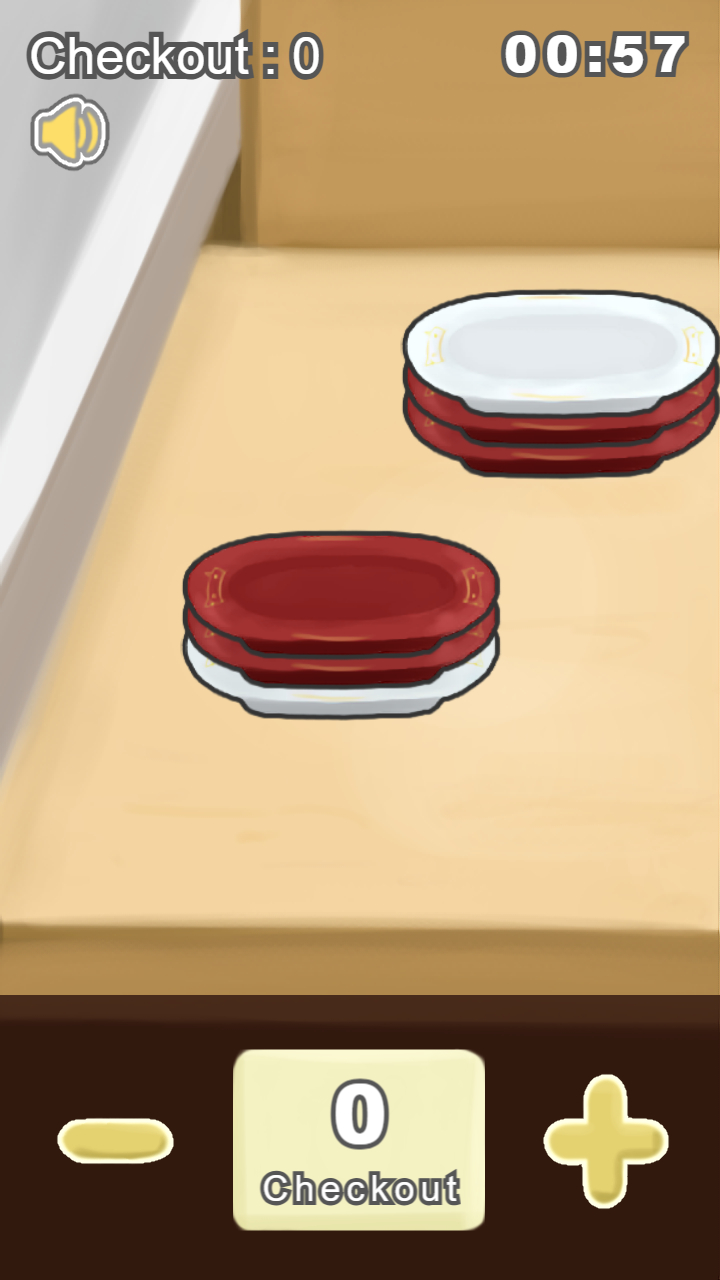
#> input picture image/frame_8064.png, 720 x 1280 px
$ python test.py
#> lines starting #> are read from the running program, lines starting #| are printed output that depends on the picture; after the words box and inside, x2 and y2 are one past the last pixel; in counts of white or black regions, pixels touching at a corner belong together
#> further down, frame is the input picture: shape (1280, 720, 3); mean B, G, R 123.1, 157.3, 185.4
import base64
import cv2
import numpy as np
from numpy import array as nparray
from numpy import min as npmin
from numba import jit
# [11 lines of commented-out code are left out]

@jit
def classifyEdge(rLen, cLen, rRng, cRng, edge, classify, link, lastClass):
    classCount = 0
    for r in rRng:
        for c in cRng:
            if edge[r][c] == 255:
                classify[r][c] = lastClass
            else:
                neighbor = [
                    # (classify[r+1][c+1] if edge[r+1][c+1] != 255 else lastClass) if r+1 <  rLen and c+1 <  cLen else lastClass,
                    (classify[r+1][c  ] if edge[r+1][c  ] != 255 else lastClass) if r+1 <  rLen                 else lastClass,
                    # (classify[r+1][c-1] if edge[r+1][c-1] != 255 else lastClass) if r+1 <  rLen and c-1 >= 0    else lastClass,
                    (classify[r  ][c+1] if edge[r  ][c+1] != 255 else lastClass) if c+1 <  cLen                 else lastClass,
                    (classify[r  ][c-1] if edge[r  ][c-1] != 255 else lastClass) if c-1 >= 0                    else lastClass,
                    # (classify[r-1][c+1] if edge[r-1][c+1] != 255 else lastClass) if r-1 >= 0    and c+1 <  cLen else lastClass,
                    (classify[r-1][c  ] if edge[r-1][c  ] != 255 else lastClass) if r-1 >= 0                    else lastClass,
                    # (classify[r-1][c-1] if edge[r-1][c-1] != 255 else lastClass) if r-1 >= 0    and c-1 >= 0    else lastClass
                ]
                value = npmin(nparray(neighbor))
                for n in neighbor:
                    if n != lastClass:
                        if value != lastClass and n != value:
                            link[n] = value
                if value == lastClass:
                    classCount += 1
                    value = classCount
                # classify[r][c] = value
                classify[r][c] = link[value]

def countAmount(frame):
    ''' load image '''
    frame = frame[100:950]
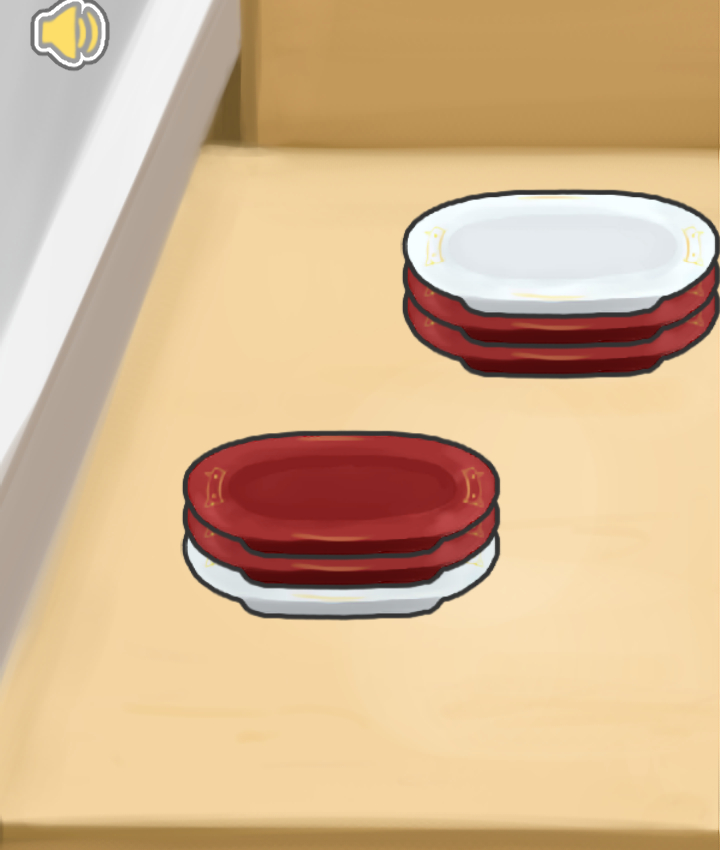
#> frame: shape (850, 720, 3); mean of channels 0, 1, 2 145.4, 182.2, 213.5; drawn as B, G, R
    classify = np.zeros([frame.shape[0], frame.shape[1]], dtype=np.uint16)
    image = frame

    ''' get edge '''
    image = cv2.cvtColor(frame, cv2.COLOR_BGR2GRAY)
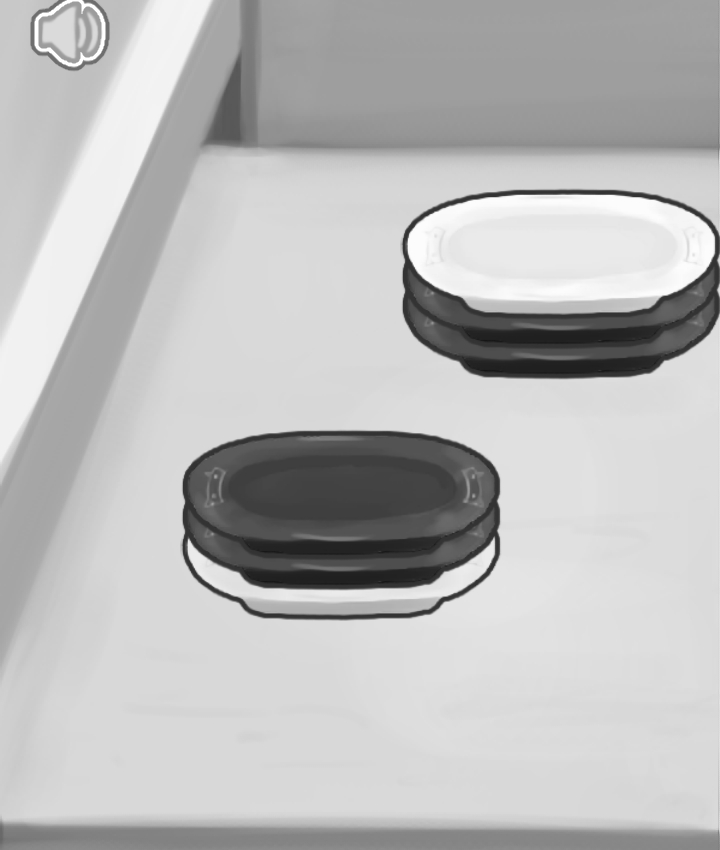
#> image: shape (850, 720); min 21, max 255, mean 187.4
    image[abs(image - 51) >= 10] = 0
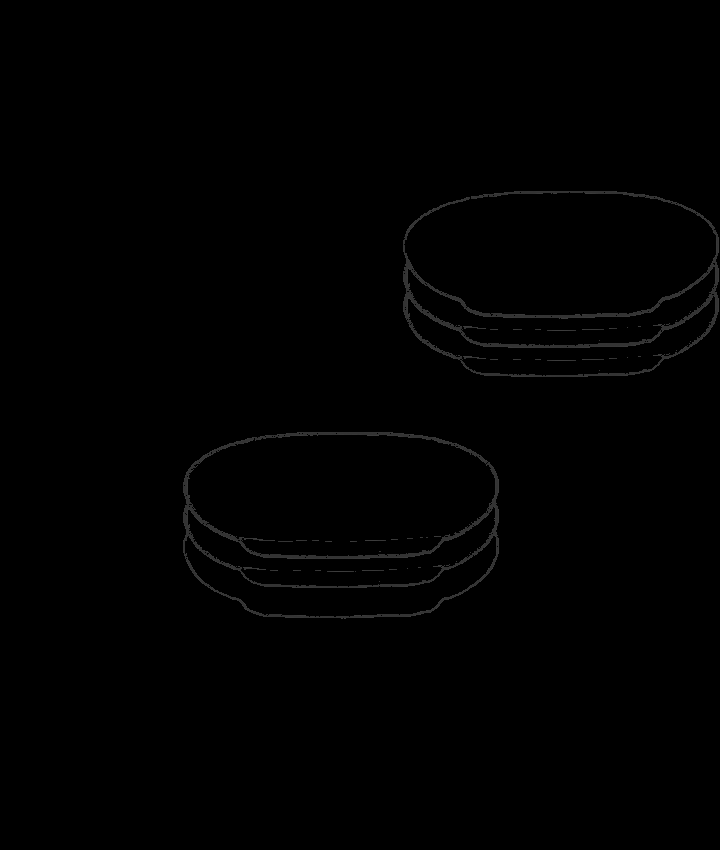
#> image: shape (850, 720); min 0, max 60, mean 0.9
    image[abs(image - 51) < 10] = 255
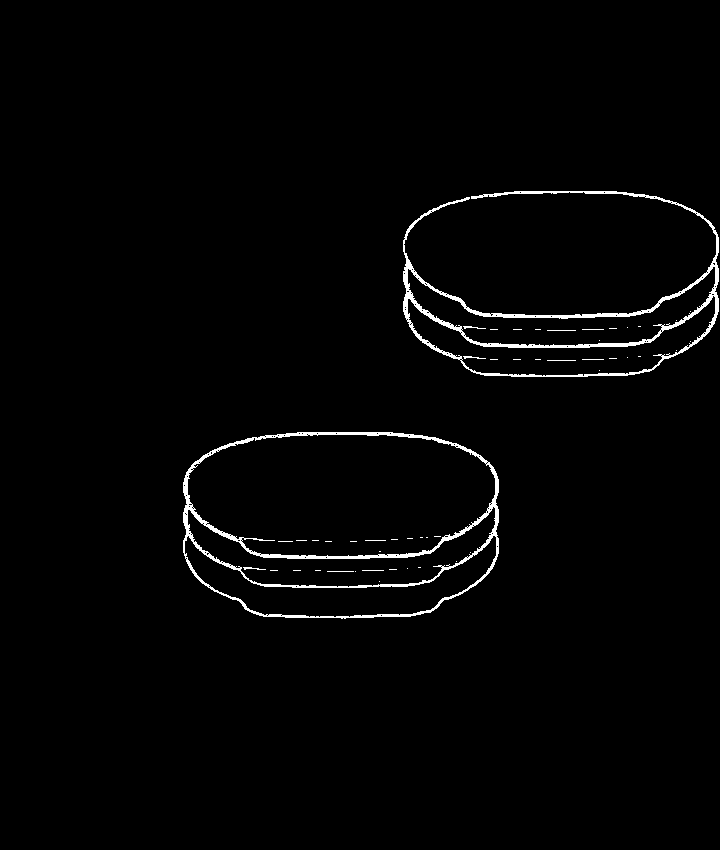
#> image: shape (850, 720); 1.7% white; 51 white regions (39 under 20 px), largest, box (x1, y1, x2, y2) and area: (403, 191, 719, 377) 4933, (183, 432, 499, 619) 4902, (463, 356, 486, 359) 35
    edge = image

    ''' classify plate '''
    [rLen, cLen] = classify.shape
#> rLen = 850; cLen = 720
    [rRng, cRng] = [np.array(list(range(rLen))), np.array(list(range(cLen)))]
#> rRng = 850 values from 0 to 849; cRng = 720 values from 0 to 719
    # classLen = 2**16
    classLen = 600
    lastClass = classLen-1
    link = np.arange(classLen)
    classify[:, :] = lastClass

    classifyEdge(rLen, cLen, rRng, cRng, edge, classify, link, lastClass)

    classify[classify == lastClass] = 0
    classes = np.unique(classify)
    for i in np.flip(np.copy(classes)):
        if link[i] != i:
            classify[classify == i] = link[i]
            classes = np.delete(classes, np.argwhere(classes == i))
    # classes = np.unique(classify)
    for i in np.copy(classes):
        if np.argwhere(classify == i).shape[0] < 20:
            classify[classify == i] = 1
            classes = np.delete(classes, np.argwhere(classes == i))
    # [8 lines of commented-out code are left out]

    ''' detect plate type and count the amount '''
    sampleNum = 5
    red = [34, 33, 136]
    white = [227, 224, 219]
    black = [54, 54, 60]
    def colorDistance(c1, c2):
        return np.sqrt(np.sum(np.square(c1 - c2)))
    amount = 0
    for i in classes:
        # if i >= 2:
        if i > 1:
            average = [0, 0, 0]
            points = np.argwhere(classify == i)
            sampleIndex = np.random.randint(0, points.shape[0], sampleNum)
            for s in sampleIndex:
                average += frame[points[s][0], points[s][1]]
            average = average / sampleNum
            distances = [
                colorDistance(average, red),
                colorDistance(average, white),
                colorDistance(average, black)
            ]
            minDistance = np.min(distances)
            plateType = 'red' if distances[0] == minDistance else 'white' if distances[1] == minDistance else 'black'
            # print(plateType, 'rgb(' + ', '.join(average.astype(np.uint8).astype(np.str)) + ')')
            amount += {'red': 1, 'white': 3, 'black': 5}[plateType]
#> after the loop, amount = 7
    # [7 lines of commented-out code are left out]
    return amount

frame = cv2.imread('image/frame_8064.png')
amount = countAmount(frame)
#> amount = 7
print(amount)
#| 7

$ run again, with image/frame_8273.png copied over image/frame_8064.png
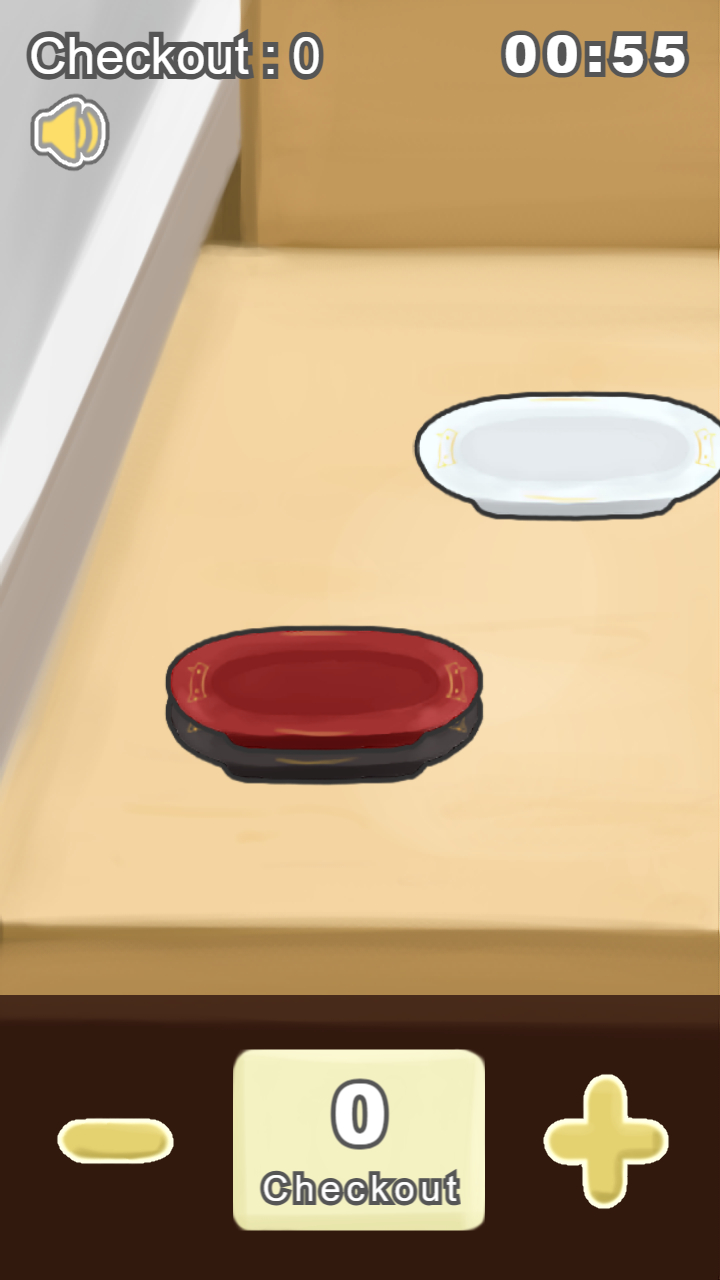
#> input picture image/frame_8273.png, 720 x 1280 px
#> frame is the input picture: shape (1280, 720, 3); mean B, G, R 125.4, 161.2, 188.1
#> in countAmount, `frame = frame[100:950]`:
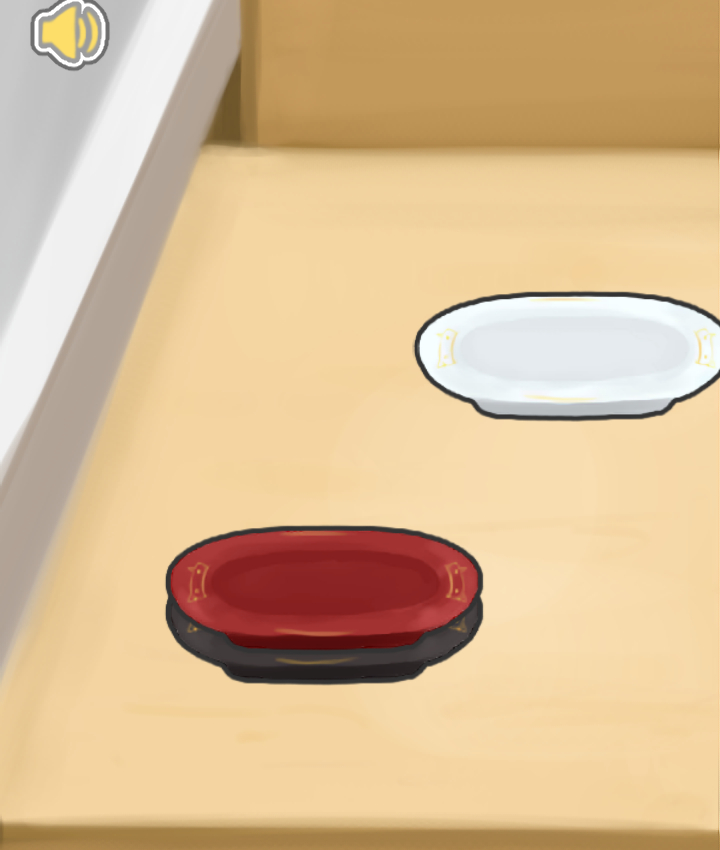
#> frame: shape (850, 720, 3); mean of channels 0, 1, 2 148.9, 188.1, 217.6; drawn as B, G, R
#> in countAmount, `image[abs(image - 51) < 10] = 255`:
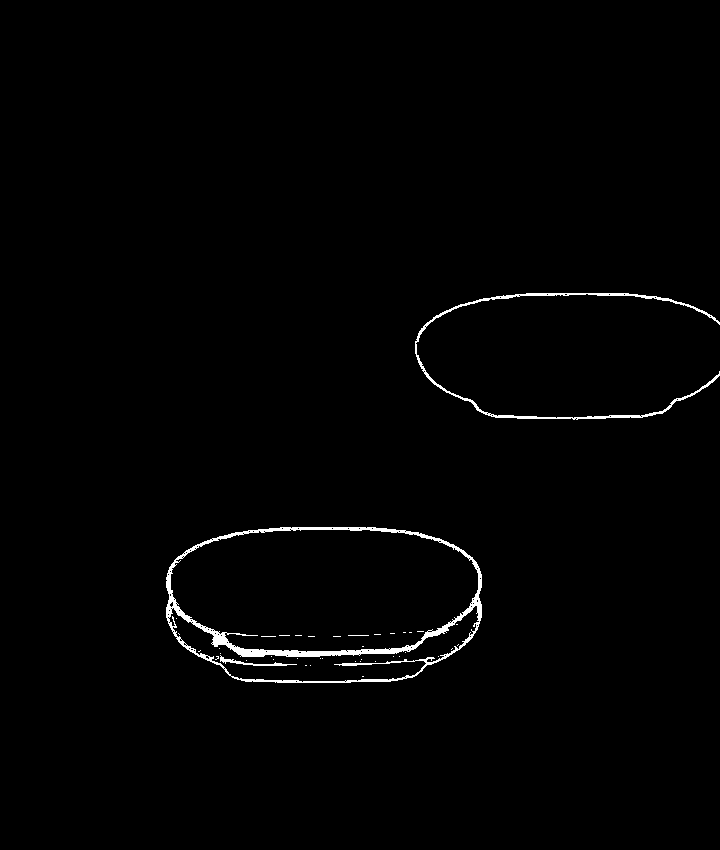
#> image: shape (850, 720); 1.1% white; 41 white regions (37 under 20 px), largest, box (x1, y1, x2, y2) and area: (166, 527, 482, 683) 4625, (415, 293, 720, 420) 1753, (220, 655, 297, 666) 188, (348, 635, 369, 636) 21
#> after the loop in countAmount, `for i in classes:`: amount = 9
#| 9

$ run again, with image/empty.png copied over image/frame_8064.png
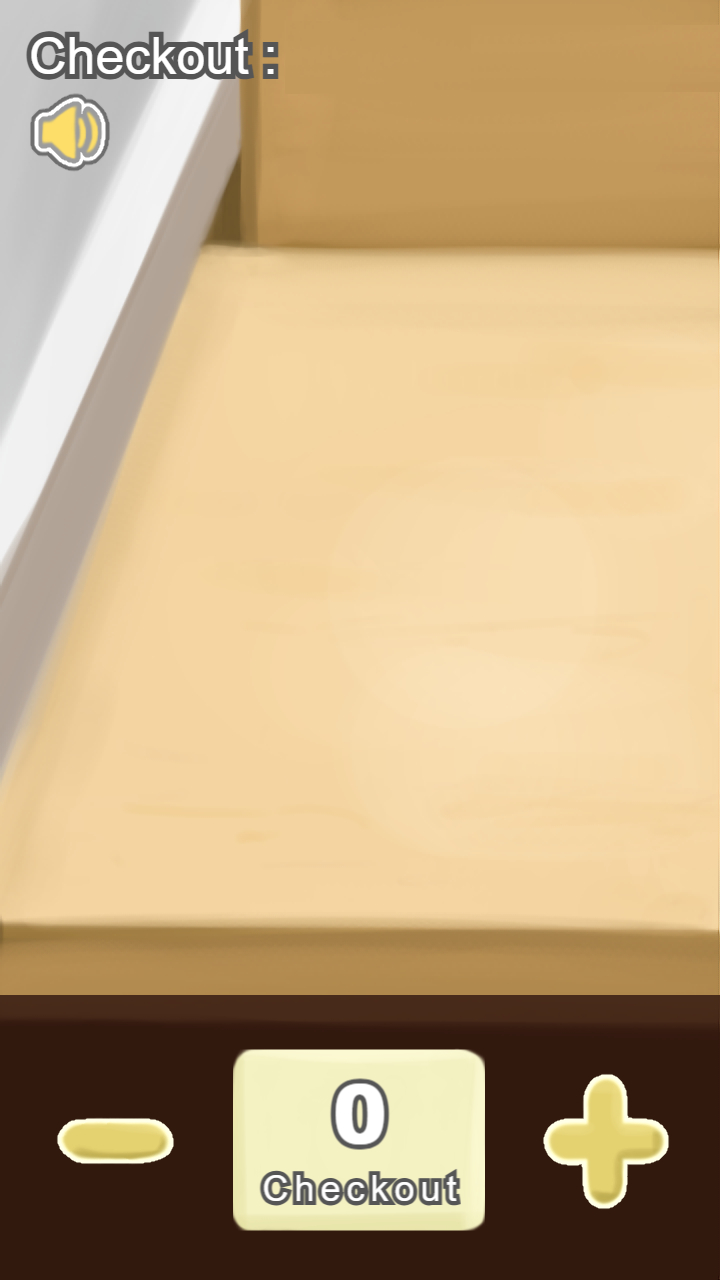
#> input picture image/empty.png, 720 x 1280 px
#> frame is the input picture: shape (1280, 720, 3); mean B, G, R 128.7, 169.1, 195.6
#> in countAmount, `frame = frame[100:950]`:
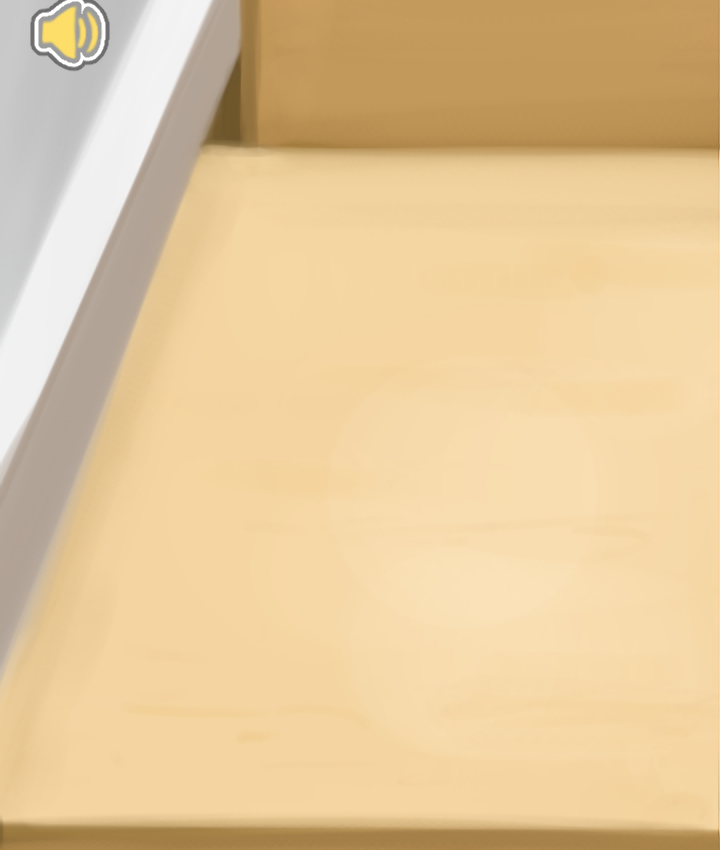
#> frame: shape (850, 720, 3); mean of channels 0, 1, 2 154.7, 200.1, 228.4; drawn as B, G, R
#> in countAmount, `image = cv2.cvtColor(frame, cv2.COLOR_BGR2GRAY)`:
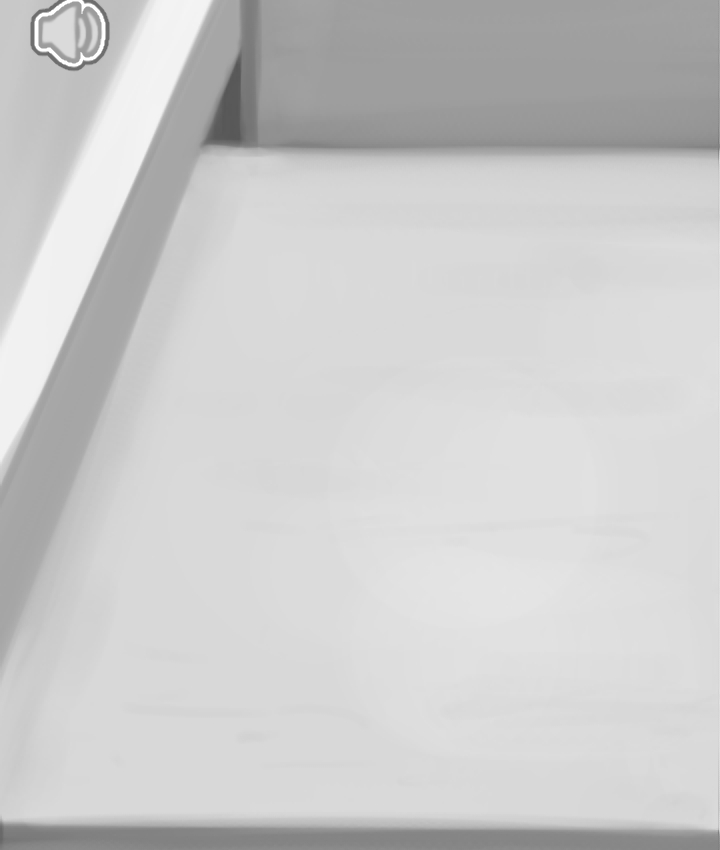
#> image: shape (850, 720); min 86, max 255, mean 203.4
#> after the loop in countAmount, `for i in classes:`: amount = 0
#| 0
